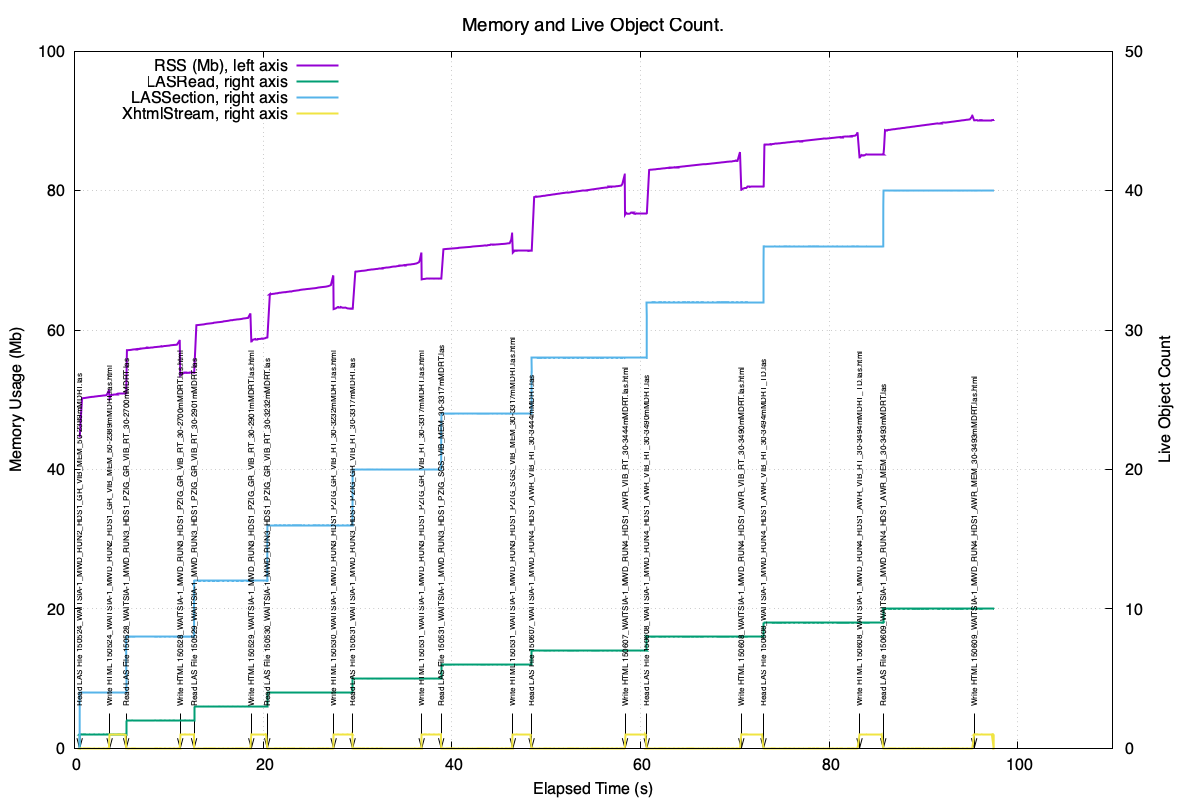

The script that saved this image:

set grid
set title "Memory and Live Object Count." font ",14"
set xlabel "Elapsed Time (s)"
# set mxtics 5
# set xrange [0:3000]
set xrange [0:110]
# set xtics
# set format x ""

#set logscale y
set ylabel "Memory Usage (Mb)"
set yrange [0:100]
# set ytics 20
# set mytics 2
# set ytics 8,35,3

#set logscale y2
set y2label "Live Object Count"
# set y2range [0:200]
set y2range [0:50]
set y2tics

set pointsize 1
set datafile separator whitespace#"	"
set datafile missing "NaN"

set terminal pngcairo size 1200,800 # choose the file format
set output "20260606_105539_0_23879_O_0_PY3.13.13.log.png" # choose the output device

# set key off

set arrow from 0.562613,5.0 to 0.562613,0 lt -1 lw 1
set label "Read LAS File 150524_WAITSIA-1_MWD_RUN2_HDS1_GR_VIB_MEM_50-2389mMDRT.las" at 0.562613,6.0 left font ",6" rotate by 90 noenhanced front
set arrow from 3.736349,5.0 to 3.736349,0 lt -1 lw 1
set label "Write HTML 150524_WAITSIA-1_MWD_RUN2_HDS1_GR_VIB_MEM_50-2389mMDRT.las.html" at 3.736349,6.0 left font ",6" rotate by 90 noenhanced front
set arrow from 5.491128,5.0 to 5.491128,0 lt -1 lw 1
set label "Read LAS File 150528_WAITSIA-1_MWD_RUN3_HDS1_PZIG_GR_VIB_RT_30-2700mMDRT.las" at 5.491128,6.0 left font ",6" rotate by 90 noenhanced front
set arrow from 11.222667,5.0 to 11.222667,0 lt -1 lw 1
set label "Write HTML 150528_WAITSIA-1_MWD_RUN3_HDS1_PZIG_GR_VIB_RT_30-2700mMDRT.las.html" at 11.222667,6.0 left font ",6" rotate by 90 noenhanced front
set arrow from 12.686431,5.0 to 12.686431,0 lt -1 lw 1
set label "Read LAS File 150529_WAITSIA-1_MWD_RUN3_HDS1_PZIG_GR_VIB_RT_30-2901mMDRT.las" at 12.686431,6.0 left font ",6" rotate by 90 noenhanced front
set arrow from 18.753147,5.0 to 18.753147,0 lt -1 lw 1
set label "Write HTML 150529_WAITSIA-1_MWD_RUN3_HDS1_PZIG_GR_VIB_RT_30-2901mMDRT.las.html" at 18.753147,6.0 left font ",6" rotate by 90 noenhanced front
set arrow from 20.447979,5.0 to 20.447979,0 lt -1 lw 1
set label "Read LAS File 150530_WAITSIA-1_MWD_RUN3_HDS1_PZIG_GR_VIB_RT_30-3232mMDRT.las" at 20.447979,6.0 left font ",6" rotate by 90 noenhanced front
set arrow from 27.476546,5.0 to 27.476546,0 lt -1 lw 1
set label "Write HTML 150530_WAITSIA-1_MWD_RUN3_HDS1_PZIG_GR_VIB_RT_30-3232mMDRT.las.html" at 27.476546,6.0 left font ",6" rotate by 90 noenhanced front
set arrow from 29.484706,5.0 to 29.484706,0 lt -1 lw 1
set label "Read LAS File 150531_WAITSIA-1_MWD_RUN3_HDS1_PZIG_GR_VIB_RT_30-3317mMDRT.las" at 29.484706,6.0 left font ",6" rotate by 90 noenhanced front
set arrow from 36.807381,5.0 to 36.807381,0 lt -1 lw 1
set label "Write HTML 150531_WAITSIA-1_MWD_RUN3_HDS1_PZIG_GR_VIB_RT_30-3317mMDRT.las.html" at 36.807381,6.0 left font ",6" rotate by 90 noenhanced front
set arrow from 38.877812,5.0 to 38.877812,0 lt -1 lw 1
set label "Read LAS File 150531_WAITSIA-1_MWD_RUN3_HDS1_PZIG_SGS_VIB_MEM_30-3317mMDRT.las" at 38.877812,6.0 left font ",6" rotate by 90 noenhanced front
set arrow from 46.468448,5.0 to 46.468448,0 lt -1 lw 1
set label "Write HTML 150531_WAITSIA-1_MWD_RUN3_HDS1_PZIG_SGS_VIB_MEM_30-3317mMDRT.las.html" at 46.468448,6.0 left font ",6" rotate by 90 noenhanced front
set arrow from 48.455073,5.0 to 48.455073,0 lt -1 lw 1
set label "Read LAS File 150607_WAITSIA-1_MWD_RUN4_HDS1_AWR_VIB_RT_30-3444mMDRT.las" at 48.455073,6.0 left font ",6" rotate by 90 noenhanced front
set arrow from 58.358943,5.0 to 58.358943,0 lt -1 lw 1
set label "Write HTML 150607_WAITSIA-1_MWD_RUN4_HDS1_AWR_VIB_RT_30-3444mMDRT.las.html" at 58.358943,6.0 left font ",6" rotate by 90 noenhanced front
set arrow from 60.65943,5.0 to 60.65943,0 lt -1 lw 1
set label "Read LAS File 150608_WAITSIA-1_MWD_RUN4_HDS1_AWR_VIB_RT_30-3490mMDRT.las" at 60.65943,6.0 left font ",6" rotate by 90 noenhanced front
set arrow from 70.681695,5.0 to 70.681695,0 lt -1 lw 1
set label "Write HTML 150608_WAITSIA-1_MWD_RUN4_HDS1_AWR_VIB_RT_30-3490mMDRT.las.html" at 70.681695,6.0 left font ",6" rotate by 90 noenhanced front
set arrow from 73.036775,5.0 to 73.036775,0 lt -1 lw 1
set label "Read LAS File 150608_WAITSIA-1_MWD_RUN4_HDS1_AWR_VIB_RT_30-3494mMDRT_TD.las" at 73.036775,6.0 left font ",6" rotate by 90 noenhanced front
set arrow from 83.210919,5.0 to 83.210919,0 lt -1 lw 1
set label "Write HTML 150608_WAITSIA-1_MWD_RUN4_HDS1_AWR_VIB_RT_30-3494mMDRT_TD.las.html" at 83.210919,6.0 left font ",6" rotate by 90 noenhanced front
set arrow from 85.728323,5.0 to 85.728323,0 lt -1 lw 1
set label "Read LAS File 150609_WAITSIA-1_MWD_RUN4_HDS1_AWR_MEM_30-3493mMDRT.las" at 85.728323,6.0 left font ",6" rotate by 90 noenhanced front
set arrow from 95.359477,5.0 to 95.359477,0 lt -1 lw 1
set label "Write HTML 150609_WAITSIA-1_MWD_RUN4_HDS1_AWR_MEM_30-3493mMDRT.las.html" at 95.359477,6.0 left font ",6" rotate by 90 noenhanced front

#set key title "Window Length"
#  lw 2 pointsize 2

set key left

plot "20260606_105539_0_23879_O_0_PY3.13.13.log.dat" using 1:($6 / 1024**2) axes x1y1 title "RSS (Mb), left axis" with lines lt 1 lw 2, \
"20260606_105539_0_23879_O_0_PY3.13.13.log.dat" using 1:2 axes x1y2 title "LASRead, right axis" with lines lt 2 lw 2, \
"20260606_105539_0_23879_O_0_PY3.13.13.log.dat" using 1:3 axes x1y2 title "LASSection, right axis" with lines lt 3 lw 2, \
"20260606_105539_0_23879_O_0_PY3.13.13.log.dat" using 1:5 axes x1y2 title "XhtmlStream, right axis" with lines lt 5 lw 2

reset
